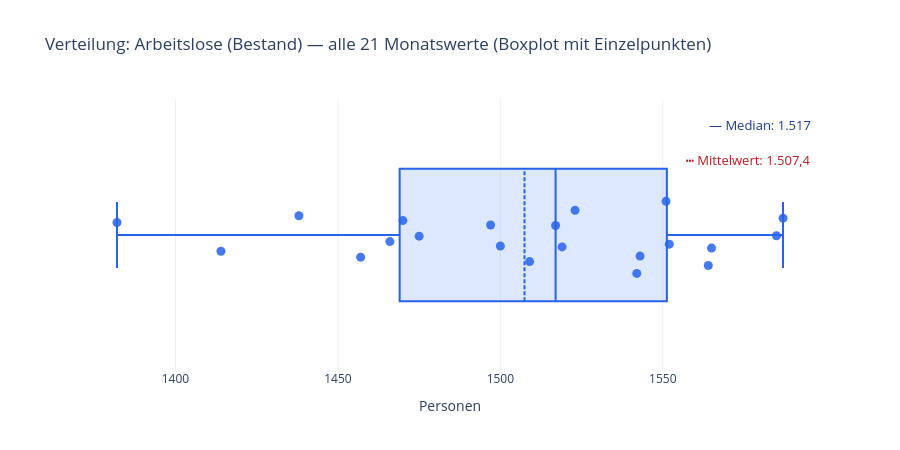

The notebook cell this image was saved under:
### Markdown cell above
**Alternative Darstellung für die Projektpräsentation:** Boxplot mit allen 21 Einzelpunkten (Jitter) statt Histogramm-Bins. Bei so kleinen Stichproben (n = 21) kann die Balkenhöhe eines Histogramms leicht missverstanden werden — sie zeigt nur, wie viele Monate im jeweils häufigsten Wertebereich liegen, nicht die Gesamtzahl der Monate. Ein Boxplot mit allen Punkten zeigt stattdessen jeden Monatswert direkt und wird auf Folie 22 der `Projektpraesentation.pptx` verwendet.

### Code cell
from pathlib import Path

ABBILDUNGEN_DIR = Path("..") / "Docs" / "Abbildungen"

mean_v = kennzahlen["Arbeitslose (Bestand)"].mean()
median_v = kennzahlen["Arbeitslose (Bestand)"].median()

fig = go.Figure()
fig.add_trace(go.Box(
    x=kennzahlen["Arbeitslose (Bestand)"],
    name="",
    boxpoints="all",
    jitter=0.6,
    pointpos=0,
    marker=dict(color="#2563eb", size=9, opacity=0.85),
    line=dict(color="#2563eb"),
    fillcolor="rgba(37, 99, 235, 0.15)",
    boxmean=True,
    orientation="h",
))
fig.update_layout(
    title=f"Verteilung: Arbeitslose (Bestand) — alle {len(kennzahlen)} Monatswerte (Boxplot mit Einzelpunkten)",
    xaxis_title="Personen",
    yaxis=dict(showticklabels=False),
    template="plotly_white",
    height=450,
    showlegend=False,
    annotations=[
        dict(x=0.99, y=0.95, xref="paper", yref="paper", xanchor="right", yanchor="top",
             text=f"— Median: {median_v:,.0f}".replace(",", "."),
             showarrow=False, font=dict(size=13, color="#1e3a8a")),
        dict(x=0.99, y=0.82, xref="paper", yref="paper", xanchor="right", yanchor="top",
             text=f"┅ Mittelwert: {mean_v:,.1f}".replace(",", "X").replace(".", ",").replace("X", "."),
             showarrow=False, font=dict(size=13, color="#b91c1c")),
    ],
)
fig.write_image(ABBILDUNGEN_DIR / "abb32_verteilung_boxstrip.png", scale=2, width=1900, height=700)
fig

### Figure 1 — Plotly figure (JSON) as saved in the notebook; plotly's stock layout.template omitted (floating-point values rounded to 4 significant figures)
{"data": [{"boxmean": true, "boxpoints": "all", "fillcolor": "rgba(37, 99, 235, 0.15)", "jitter": 0.6, "line": {"color": "#2563eb"}, "marker": {"color": "#2563eb", "opacity": 0.85, "size": 9}, "name": "", "orientation": "h", "pointpos": 0, "type": "box", "x": [1470.0, 1382.0, 1414.0, 1457.0, 1438.0, 1509.0, 1475.0, 1587.0, 1585.0, 1519.0, 1517.0, 1466.0, 1551.0, 1542.0, 1543.0, 1565.0, 1552.0, 1500.0, 1497.0, 1564.0, 1523.0]}], "layout": {"annotations": [{"font": {"color": "#1e3a8a", "size": 13}, "showarrow": false, "text": "— Median: 1.517", "x": 0.99, "xanchor": "right", "xref": "paper", "y": 0.95, "yanchor": "top", "yref": "paper"}, {"font": {"color": "#b91c1c", "size": 13}, "showarrow": false, "text": "┅ Mittelwert: 1.507,4", "x": 0.99, "xanchor": "right", "xref": "paper", "y": 0.82, "yanchor": "top", "yref": "paper"}], "height": 450, "showlegend": false, "title": {"text": "Verteilung: Arbeitslose (Bestand) — alle 21 Monatswerte (Boxplot mit Einzelpunkten)"}, "xaxis": {"title": {"text": "Personen"}}, "yaxis": {"showticklabels": false}}}
